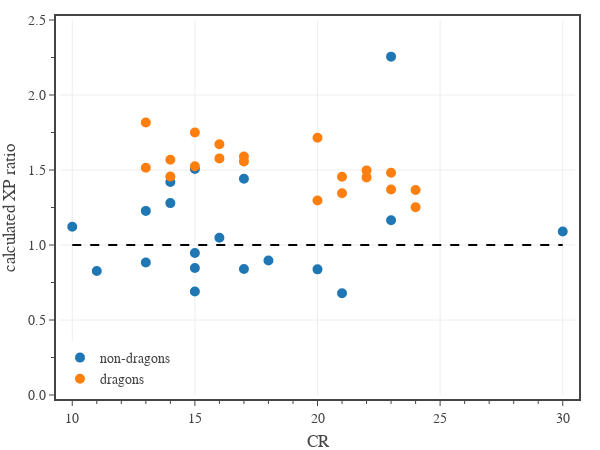

This figure's notebook cell:
### Code cell
# dragons in the MM vs non-dragons
from datetime import date
from bs4 import BeautifulSoup

# summarize the current dataset
df1 = df0[df0['Book'].isin(['MM']) & df0['Legendary'].isin(['L','LL'])]
indx = df1['Type'].isin(['dragon'])

# create figure
fig = go.Figure(
    layout=go.Layout(
        template=tfb.FIG_TEMPLATE,
        xaxis=dict(
            title_text='CR',
            range=[9.5,30.5],
            tick0=0, dtick=5,
            minor=dict(tick0=0, dtick=1),
        ),
        yaxis=dict(
            title_text='calculated XP ratio',
            range=[0, 2.5],
            tick0=0, dtick=0.5,
            tickformat='.1f',
            minor=dict(tick0=0, dtick=0.25),
        ),
        legend=dict(
            yanchor='bottom',  y=0.00,
            xanchor='left', x=0.00,
            orientation='v',
        ),
    )
)

# plot results
dft = df1[~indx]
fig.add_trace(go.Scatter(
    x=dft['CR'], 
    y=dft['eXP Ratio'],
    mode='markers',
    name='non-dragons',
    marker=dict(
        size=8, 
        color='#1f77b4', 
        line=dict(color='#1f77b4', width=2)
    ),
    customdata = np.stack((dft['Monster'], dft['Book']), axis=-1),
    hovertemplate = '<b>%{customdata[0]}</b><br>'
                  + 'Book: %{customdata[1]}<br>'
                  + 'CR: %{x:.0f}<br>'
                  + 'XP ratio: %{y:.2f}<br>'
                  + '<extra></extra>',
))

dft = df1[indx]
fig.add_trace(go.Scatter(
    x=dft['CR'], 
    y=dft['eXP Ratio'],
    mode='markers',
    name='dragons',
    marker=dict(
        size=8, 
        color='#ff7f0e', 
        line=dict(color='#ff7f0e', width=2)
    ),
    customdata = np.stack((dft['Monster'], dft['Book']), axis=-1),
    hovertemplate = '<b>%{customdata[0]}</b><br>'
                  + 'Book: %{customdata[1]}<br>'
                  + 'CR: %{x:.0f}<br>'
                  + 'XP ratio: %{y:.2f}<br>'
                  + '<extra></extra>',
))

fig.add_trace(go.Scatter(
    x=[10,30], 
    y=[1, 1],
    mode='lines', 
    line=dict(color='black', dash='dash'),
    showlegend=False,
    hoverinfo='skip'
))

# show figure
fig.update_layout(width=600, height=450)
fig.show(config=tfb.FIG_CONFIG)

# save figures
if SAVEFIGS:
    fig.update_layout(autosize=True, width=None, height=None)
    tfb.save_fig_html(fig, format='large', name='fig-exp-ratio-vs-cr-mm-type-dragon-large', style='aspect-ratio: 600/500;')
    tfb.save_fig_html(fig, format='small', name='fig-exp-ratio-vs-cr-mm-type-dragon-small', style='aspect-ratio: 600/550;')

### Figure 1 — Plotly figure (JSON) as saved in the notebook; plotly's stock layout.template omitted (floating-point values rounded to 4 significant figures)
{"data": [{"customdata": [["Aboleth", "MM"], ["Beholder", "MM"], ["Beholder", "MM"], ["Death Tyrant", "MM"], ["Death Tyrant", "MM"], ["Demilich", "MM"], ["Demilich", "MM"], ["Dracolich, Blue Adult", "MM"], ["Empyrean", "MM"], ["Kraken", "MM"], ["Mummy Lord", "MM"], ["Mummy Lord", "MM"], ["Solar", "MM"], ["Sphinx, Androsphinx", "MM"], ["Sphinx, Gynosphinx", "MM"], ["Tarrasque", "MM"], ["Vampire", "MM"], ["Vampire Spellcaster", "MM"], ["Vampire Warrior", "MM"]], "hovertemplate": "<b>%{customdata[0]}</b><br>Book: %{customdata[1]}<br>CR: %{x:.0f}<br>XP ratio: %{y:.2f}<br><extra></extra>", "marker": {"color": "#1f77b4", "line": {"color": "#1f77b4", "width": 2}, "size": 8}, "mode": "markers", "name": "non-dragons", "type": "scatter", "x": [10, 13, 14, 14, 15, 18, 20, 17, 23, 23, 15, 16, 21, 17, 11, 30, 13, 15, 15], "y": [1.121, 1.227, 1.42, 1.279, 1.506, 0.8972, 0.8377, 1.442, 1.165, 2.256, 0.9462, 1.048, 0.678, 0.8402, 0.8264, 1.09, 0.8834, 0.8472, 0.6899]}, {"customdata": [["Black Dragon, Adult", "MM"], ["Black Dragon, Ancient", "MM"], ["Blue Dragon, Adult", "MM"], ["Blue Dragon, Ancient", "MM"], ["Brass Dragon, Adult", "MM"], ["Brass Dragon, Ancient", "MM"], ["Bronze Dragon, Adult", "MM"], ["Bronze Dragon, Ancient", "MM"], ["Copper Dragon, Adult", "MM"], ["Copper Dragon, Ancient", "MM"], ["Gold Dragon, Adult", "MM"], ["Gold Dragon, Ancient", "MM"], ["Green Dragon, Adult", "MM"], ["Green Dragon, Ancient", "MM"], ["Red Dragon, Adult", "MM"], ["Red Dragon, Ancient", "MM"], ["Silver Dragon, Adult", "MM"], ["Silver Dragon, Ancient", "MM"], ["White Dragon, Adult", "MM"], ["White Dragon, Ancient", "MM"]], "hovertemplate": "<b>%{customdata[0]}</b><br>Book: %{customdata[1]}<br>CR: %{x:.0f}<br>XP ratio: %{y:.2f}<br><extra></extra>", "marker": {"color": "#ff7f0e", "line": {"color": "#ff7f0e", "width": 2}, "size": 8}, "mode": "markers", "name": "dragons", "type": "scatter", "x": [14, 21, 16, 23, 13, 20, 15, 22, 14, 21, 17, 24, 15, 22, 17, 24, 16, 23, 13, 20], "y": [1.568, 1.455, 1.577, 1.482, 1.515, 1.297, 1.749, 1.497, 1.457, 1.345, 1.557, 1.252, 1.525, 1.451, 1.59, 1.367, 1.671, 1.37, 1.817, 1.715]}, {"hoverinfo": "skip", "line": {"color": "black", "dash": "dash"}, "mode": "lines", "showlegend": false, "type": "scatter", "x": [10, 30], "y": [1, 1]}], "layout": {"height": 450, "legend": {"orientation": "v", "x": 0, "xanchor": "left", "y": 0, "yanchor": "bottom"}, "width": 600, "xaxis": {"dtick": 5, "minor": {"dtick": 1, "tick0": 0}, "range": [9.5, 30.5], "tick0": 0, "title": {"text": "CR"}}, "yaxis": {"dtick": 0.5, "minor": {"dtick": 0.25, "tick0": 0}, "range": [0, 2.5], "tick0": 0, "tickformat": ".1f", "title": {"text": "calculated XP ratio"}}}}
